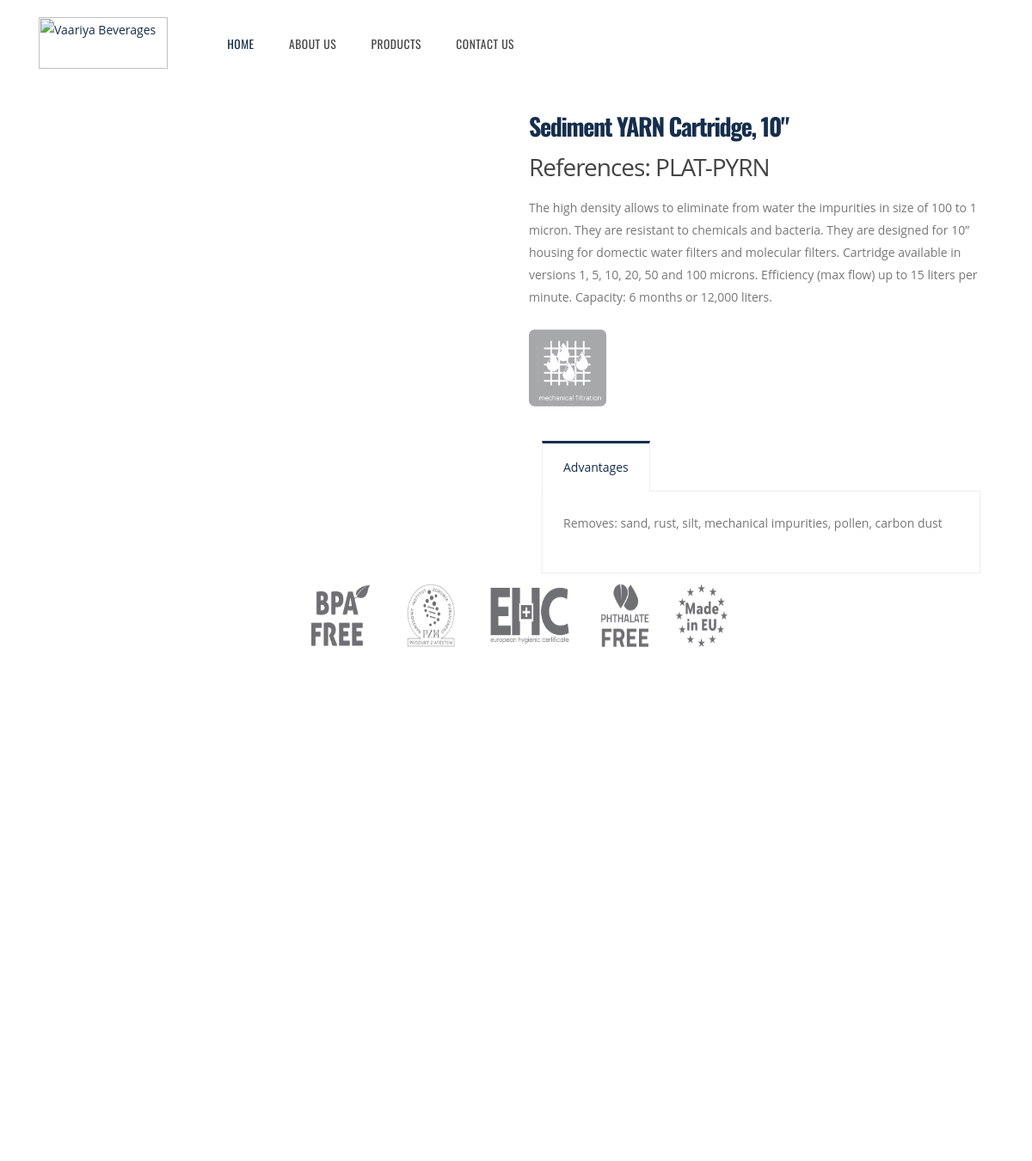
Screenshot of /productdetails14/ with the database file from the repository.
### shop/models.py (models this page shows)
class Products(models.Model):
    objects = models.Manager()
    product_id = models.AutoField
    product_name = models.CharField(max_length=50)
    category = models.CharField(max_length=50, default="")
    subcategory = models.CharField(max_length=50, default="")
    Price = models.IntegerField(default=0)
    desc = models.CharField(max_length=1000)
    pub_date = models.DateField()
    image = models.FileField(blank=True)
    def __str__(self):
        return self.product_name

### shop/views.py (the view)
# urls.py: path("productdetails14/", views.productdetails14, name="ProductDetails14"),
def productdetails14(request):
    products = Products.objects.all()
    print(products)
    params = {'products': products}
    return render(request, 'shop/productdetails14.html', params)

### shop/templates/shop/productdetails14.html (shortened to what this page needs)
{% load static %}
<html>
	<head>
		<link rel="stylesheet" href="{% static 'shop/vendor/bootstrap/css/bootstrap.min.css' %}">
		<link rel="stylesheet" href="{% static 'shop/vendor/fontawesome-free/css/all.min.css' %}">
		<link rel="stylesheet" href="{% static 'shop/vendor/animate/animate.min.css' %}">
		<link rel="stylesheet" href="{% static 'shop/vendor/simple-line-icons/css/simple-line-icons.min.css' %}">
		<link rel="stylesheet" href="{% static 'shop/vendor/owl.carousel/assets/owl.carousel.min.css' %}">
		<link rel="stylesheet" href="{% static 'shop/vendor/owl.carousel/assets/owl.theme.default.min.css' %}">
		<link rel="stylesheet" href="{% static 'shop/vendor/magnific-popup/magnific-popup.min.css' %}">
		<link rel="stylesheet" href="{% static 'shop/vendor/bootstrap-star-rating/css/star-rating.min.css' %}">
		<link rel="stylesheet" href="{% static 'shop/vendor/bootstrap-star-rating/themes/krajee-fas/theme.min.css' %}">
		<link rel="stylesheet" href="{% static 'shop/css/theme.css' %}">
		<link rel="stylesheet" href="{% static 'shop/css/theme-elements.css' %}">
		<link rel="stylesheet" href="{% static 'shop/css/theme-blog.css' %}">
		<link rel="stylesheet" href="{% static 'shop/css/theme-shop.css' %}">
		<link rel="stylesheet" href="{% static 'shop/vendor/rs-plugin/css/settings.css' %}">
		<link rel="stylesheet" href="{% static 'shop/vendor/rs-plugin/css/layers.css' %}">
		<link rel="stylesheet" href="{% static 'shop/vendor/rs-plugin/css/navigation.css' %}">
		<link rel="stylesheet" href="{% static 'shop/css/demos/demo-product-landing.css' %}">
		<link rel="stylesheet" href="{% static 'shop/css/demos/demo-insurance.css' %}">
		<link rel="stylesheet" href="{% static 'shop/css/skins/skin-product-landing.css' %}">
        <link rel="stylesheet" href="{% static 'shop/css/skins/skin-insurance.css' %}">
		<link rel="stylesheet" href="{% static 'shop/css/custom.css' %}">
	</head>
	<body data-target="#header" data-spy="scroll" data-offset="100">
		<div class="body">
			<header id="header" class="header-effect-shrink" data-plugin-options="{'stickyEnabled': true, 'stickyEffect': 'shrink', 'stickyEnableOnBoxed': true, 'stickyEnableOnMobile': true, 'stickyChangeLogo': true, 'stickyStartAt': 30, 'stickyHeaderContainerHeight': 70}">
				<div class="header-body">
					<div class="header-container container">
						<div class="header-row">
							<div class="header-column">
								<div class="header-row">
									<div class="header-logo">
										<a href="{% url 'HomePage' %}">
											<img alt="Vaariya Beverages" width="150" height="60" src="{% static 'shop/img/logo.png' %}">
										</a>
									</div>
								</div>
							</div>
							<div class="header-column w-100 pl-lg-5">
								<div class="header-nav w-100 p-0">
									<div class="header-nav header-nav-links justify-content-start w-100">
										<div class="header-nav-main header-nav-main-arrows header-nav-main-effect-2 header-nav-main-sub-effect-1 w-100">
											<nav class="collapse w-100">
												<ul class="nav nav-pills flex-column flex-lg-row w-100" id="mainNav">
													<li class="dropdown">
														<a class="dropdown-item active" href="{% url 'HomePage' %}">Home</a>
													</li>
													<li class="dropdown">
														<a class="dropdown-item" href="{% url 'AboutUs' %}">About Us</a>
													</li>
													<li class="dropdown">
														<a class="dropdown-item" href="{% url 'ProductView' %}">Products</a>
													</li>
													<li class="dropdown">
														<a class="dropdown-item" href="{% url 'ContactUs' %}">Contact us</a>
													</li>
												</ul>
											</nav>
										</div>
									</div>
								</div>
							</div>
						</div>
					</div>
				</div>
			</header>
			<div role="main" class="main shop py-4">
			<div class="container">
					<div class="row">
						<div class="col-lg-6">
						</div>
						<div class="col-lg-6">
							<div class="summary entry-summary">
								<h1 class="mb-0 font-weight-bold text-7">{{products.14.category}}</h1>
                                  <p class="price">
									<span class="amount">References: {{products.14.subcategory}}</span>
								</p>
								<p class="mb-4">{{products.14.desc}}</p>
								<div class="product-meta">
									 <img src="{% static 'shop/img/mechanical_filtration.png' %}" alt="Girl in a jacket" style="width:90px;height:90px;">
								</div>
                                <div class="col">
							<div class="tabs tabs-product mb-2">
								<ul class="nav nav-tabs">
									<li class="nav-item active"><a class="nav-link py-3 px-4" href="#productDescription" data-toggle="tab">Advantages</a></li>
								</ul>
								<div class="tab-content p-0">
									<div class="tab-pane p-4 active" id="productDescription">
										<p>Removes: sand, rust, silt, mechanical impurities, pollen, carbon dust</p>
										</div>
								</div>
							</div>
						</div>
					</div>
								</div>
                         </div>
					</div>
				<div style="text-align: center">
					<img src="{% static 'shop/img/certyfikaty.png' %}" alt="" align="center" style="width: 500px;height: 80px">
				</div>
				<div class="row">
						<div class="col">
							<div class="cd-product-viewer-wrapper" data-frame="16" data-friction="0.33">
							   	<div>
							   	</div>
							</div>
						</div>
					</div>
			</div>
			</div>
			<footer id="footer" class="footer-reveal custom-bg-color-1 footer-reveal border-top-0 m-0">
				<div class="container">
					<div class="row pt-5 pb-4">
						<div class="col-lg-5">
							<h2 class="custom-primary-font text-color-light custom-fontsize-6 mb-3">ABOUT US</h2>
							<p class="pr-5"></p>
						</div>
						<div class="col-md-4 col-lg-2">
							<h2 class="custom-primary-font text-color-light custom-fontsize-6 mb-3">QUICK LINKS</h2>
							<ul class="list list-unstyled">
								<li>
									<a href="{% url 'HomePage' %}">
									</a>
								</li>
								<li>
									<a href="{% url 'AboutUs' %}">
									</a>
								</li>
								<li>
									<a href="{% url 'AboutUs' %}">
									</a>
								</li>
								<li>
									<a href="{% url 'ContactUs' %}">
									</a>
								</li>
							</ul>
						</div>
						<div class="col-md-4 col-lg-3">
							<h2 class="custom-primary-font text-color-light custom-fontsize-6 mb-3">CONTACT US</h2>
							<p>Sakar-9, B-706, Old Reserve Bank of India<br> Ashram Road, Navranpura, Ahmedabad, Gujarat - 380009</p>
							<span class="d-block text-color-light custom-fontsize-5 mb-2">Call: <a href="tel:+91-8320508425" class="text-decoration-none text-color-light custom-fontsize-5">+91-8320508425</a></span>
							<span class="d-block text-color-light custom-fontsize-5">Email: <a href="info@vaariya.com" class="text-decoration-none text-color-light custom-fontsize-5">info@vaariya.com</a></span>
							<ul class="header-social-icons social-icons d-none d-sm-block ml-1 mt-4">
								<li class="social-icons-facebook"><a href="http://www.facebook.com/" target="_blank" title="Facebook"></a></li>
								<li class="social-icons-twitter"><a href="http://www.twitter.com/" target="_blank" title="Twitter"></a></li>
								<li class="social-icons-linkedin"><a href="http://www.linkedin.com/" target="_blank" title="Linkedin"></a></li>
							</ul>
						</div>
					</div>
				</div>
				<div class="footer-copyright custom-bg-color-1 border-top-0 mt-0">
					<div class="container">
						<div class="row">
							<div class="col mt-4 mb-4">
								<p class="text-center text-2 mb-0">© Copyright 2020. All Rights Reserved.</p>
							</div>
						</div>
					</div>
				</div>
			</footer>
	</body>
</html>

### shop/static/shop/css/theme-shop.css (style rules this page uses)
.shop .summary .price { color: #444; font-size: 2em; letter-spacing: -1px; line-height: 30px; margin-top: 10px; clear: both; }
.shop .product-meta { clear: both; }
.shop .tabs-product { margin-top: 40px; }

### shop/static/shop/css/demos/demo-product-landing.css (style rules this page uses)
h1, h2, h3, h4, h5, h6 { font-family: "Oswald", sans-serif; }
#header .header-nav-main nav > ul > li > a { font-family: "Oswald", sans-serif; font-weight: 400; font-size: 13.6px; font-size: 0.85rem; letter-spacing: 0.5px; }
@media (min-width: 992px) { #header .header-nav-main nav > ul > li > a { padding: 0 1.2rem !important; } }

### shop/static/shop/css/demos/demo-insurance.css (style rules this page uses)
.body { background: #FFF; }
#header .header-body { border-top: 0; }
.custom-primary-font { font-family: "Roboto Slab", serif !important; }
.custom-bg-color-1 { background-color: #4a5559 !important; }
.custom-fontsize-5 { font-size: 16px !important; font-size: 1rem !important; }
.custom-fontsize-6 { font-size: 19.2px !important; font-size: 1.2rem !important; letter-spacing: 0; }
#footer p:not(.no-custom-color), #footer a:not(.no-custom-color), #footer span:not(.no-custom-color) { color: #a8b0b3; transition: ease color 300ms; font-size: 13px; }
#footer .list li { margin-bottom: 5px; }

### rows the page displays
Products: category "Sediment YARN Cartridge, 10\"", subcategory "PLAT-PYRN", desc "The high density allows to eliminate from water the impurities in size of 100 to 1 micron. They are resistant to chemicals and bacteria. They are designed for 10” housing for domectic water filters and molecular filters. Cartridge available in versions 1, 5, 10, 20, 50 and 100 microns. Efficiency (max flow) up to 15 liters per minute. Capacity: 6 months or 12,000 liters."
